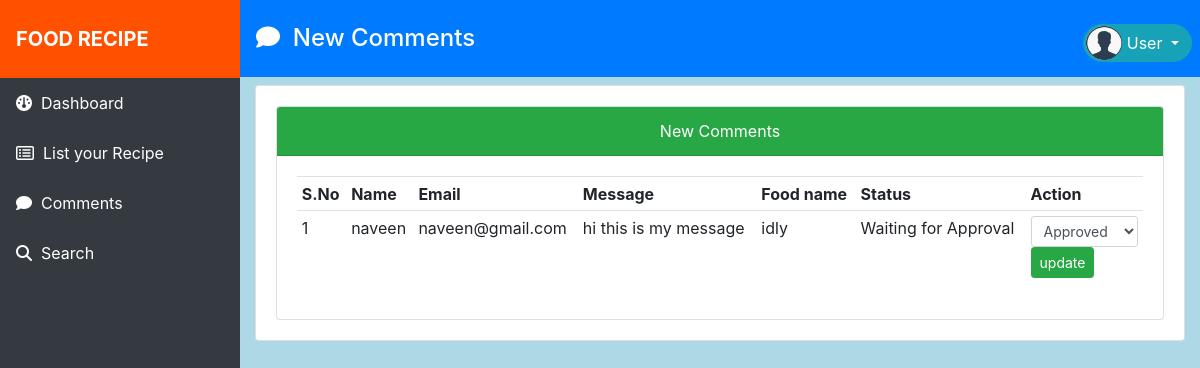
/user/new_comments.php (signed in), run on the app's committed database.
### tables this page shows
CREATE TABLE `comments` (
  `cid` int(11) NOT NULL,
  `name` varchar(50) NOT NULL,
  `email` varchar(50) NOT NULL,
  `message` text NOT NULL,
  `recipe_id` int(11) NOT NULL,
  `status` varchar(50) NOT NULL DEFAULT 'Waiting for Approval',
  `created_at` timestamp NOT NULL DEFAULT current_timestamp() ON UPDATE current_timestamp()
);

CREATE TABLE `recipe` (
  `rid` int(11) NOT NULL,
  `user_id` int(11) NOT NULL,
  `recipe_title` varchar(50) NOT NULL,
  `prepare_time` varchar(50) NOT NULL,
  `cook_time` varchar(50) NOT NULL,
  `yields` varchar(50) NOT NULL,
  `description` text NOT NULL,
  `pictures` varchar(50) NOT NULL,
  `created_at` timestamp NOT NULL DEFAULT current_timestamp() ON UPDATE current_timestamp()
);

### user/new_comments.php (the view, shortened to what this page needs)
<!DOCTYPE html>
<html lang="en">
<head>
    <link rel="stylesheet" href="https://cdn.jsdelivr.net/npm/bootstrap@4.6.2/dist/css/bootstrap.min.css">
  <link rel="stylesheet" href="https://cdnjs.cloudflare.com/ajax/libs/font-awesome/6.5.1/css/all.min.css" />
  <link rel="stylesheet" href="style.css">
</head>
<body>
<div>
<div style="width:20%;height:100vh;float:left;" class="bg-dark">
<?php
include("includes/leftbar.php");
?>
</div>
<div style="width:80%;float:left;height:100vh;overflow:hidden;background-color:lightblue;" >
<header class="text-white bg-primary">
    <h4 class="py-4 ml-3">
    <i class="fa-solid fa-comment"></i>&nbsp;&nbsp;New Comments
    <div class="dropdown float-right mr-2">
  <button type="button" class="btn btn-info mybtn dropdown-toggle" data-toggle="dropdown">
    User
  </button>
</div>
    </h4>
</header>
<div class="container-fluid"  style="height:90vh;overflow:scroll;">
    <div class="row">
        <div class="col-md-12">
            <div class="card">
                <div class="card-body">
                    <div class="card">
                        <div class="card-header bg-success text-white text-center">New Comments</div>
                        <div class="card-body">
                            <table class="table table-sm">
                                <tr>
                                    <th>S.No</th>
                                    <th>Name</th>
                                    <th>Email</th>
                                    <th>Message</th>
                                    <th>Food name</th>
                                    <th>Status</th>
                                    <th>Action</th>
                                </tr>
<?php
include("../db.php");
$sql="select * from comments inner join recipe on comments.recipe_id=recipe.rid where comments.status='Waiting for Approval' and recipe.user_id=".$_SESSION["uid"];
$result=mysqli_query($con,$sql);
$i=1;
if(mysqli_num_rows($result)>0)
{
    while($row=mysqli_fetch_assoc($result))
    {
        ?>
        <tr>
            <td><?=$i?></td>
            <td><?=$row["name"]?></td>
            <td><?=$row["email"]?></td>
            <td><?=$row["message"]?></td>
            <td><?=$row["recipe_title"]?></td>
            <td><?=$row["status"]?></td>
            <td>
                <form method="post" action="">
                    <select class="form-control form-control-sm" name="status">
                        <option value="Approved">Approved</option>
                    </select>
                    <input type="submit" class="btn btn-success btn-sm" name="update" value="update">
                </form>
            </td>
        </tr>
        <?php
        $i++;
    }
}
?>
                            </table>
                        </div>
                    </div>
                </div>
            </div>
        </div>
    </div>
</div>
</div>
</div>
</body>
</html>

### user/style.css (style rules this page uses)
.mybtn { border-radius:20px; }
.mybtn::before { content:"hel"; color:transparent; border-radius:50%; padding:7px; background-image: url("../assets/images/avatar.png"); background-size: 100% 100%; margin-left:-10px; }

### data on the page
comments: name "naveen", email "naveen@gmail.com", message "hi this is my message", recipe.recipe_title "idly", status "Waiting for Approval"
